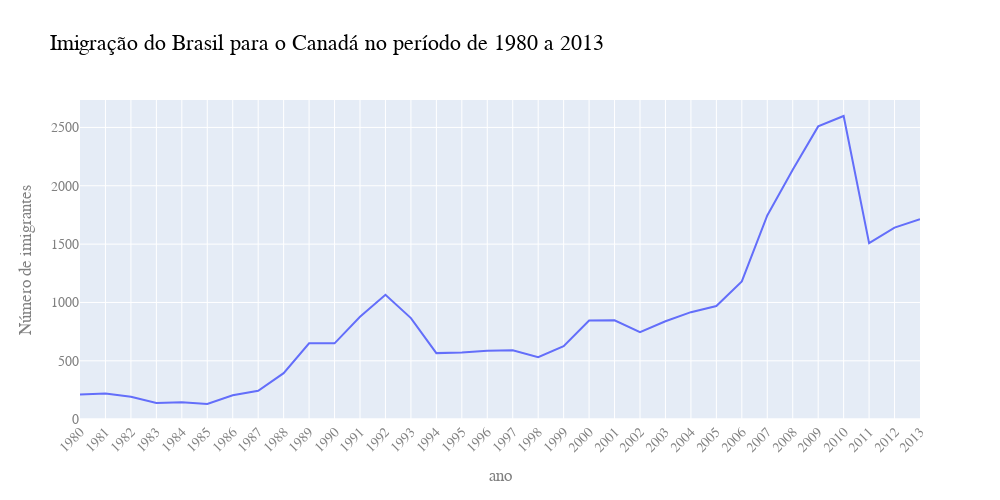

Notebook source saved alongside this figure:
### Markdown cell above
Vamos adicionar um título, alterar o rótulo dos eixos e a fonte

### Code cell
fig = px.line(dados_brasil, x='ano', y='imigrantes', 
              title='Imigração do Brasil para o Canadá no período de 1980 a 2013')
fig.update_layout(width=1000, height=500, 
                  xaxis={'tickangle':-45}, 
                  font_family='Arial',
                  font_size=14,
                  font_color='grey',
                  title_font_color='black',
                  title_font_size=22,
                  xaxis_title='ano', 
                  yaxis_title='Número de imigrantes')
fig.show()

### Figure 1 — Plotly figure (JSON) as saved in the notebook; plotly's stock layout.template omitted (floating-point values rounded to 4 significant figures)
{"data": [{"hovertemplate": "ano=%{x}<br>imigrantes=%{y}<extra></extra>", "legendgroup": "", "line": {"color": "#636efa", "dash": "solid"}, "marker": {"symbol": "circle"}, "mode": "lines", "name": "", "orientation": "v", "showlegend": false, "type": "scatter", "x": ["1980", "1981", "1982", "1983", "1984", "1985", "1986", "1987", "1988", "1989", "1990", "1991", "1992", "1993", "1994", "1995", "1996", "1997", "1998", "1999", "2000", "2001", "2002", "2003", "2004", "2005", "2006", "2007", "2008", "2009", "2010", "2011", "2012", "2013"], "xaxis": "x", "y": [211, 220, 192, 139, 145, 130, 205, 244, 394, 650, 650, 877, 1066, 866, 566, 572, 586, 591, 531, 626, 845, 847, 745, 839, 917, 969, 1181, 1746, 2138, 2509, 2598, 1508, 1642, 1714], "yaxis": "y"}], "layout": {"font": {"color": "grey", "family": "Arial", "size": 14}, "height": 500, "legend": {"tracegroupgap": 0}, "title": {"font": {"color": "black", "size": 22}, "text": "Imigração do Brasil para o Canadá no período de 1980 a 2013"}, "width": 1000, "xaxis": {"anchor": "y", "domain": [0, 1], "tickangle": -45, "title": {"text": "ano"}}, "yaxis": {"anchor": "x", "domain": [0, 1], "title": {"text": "Número de imigrantes"}}}}
